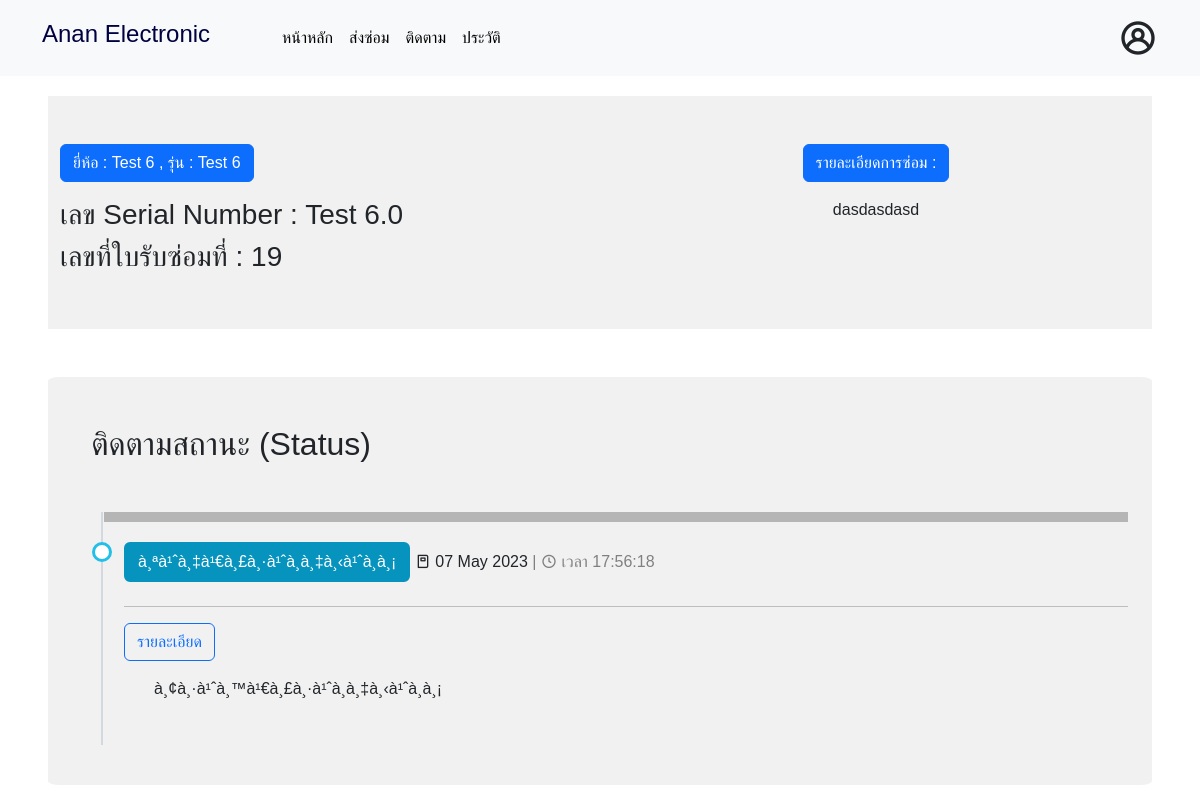
Page /status_detail.php?id=19 (signed in) on the earlier database version.
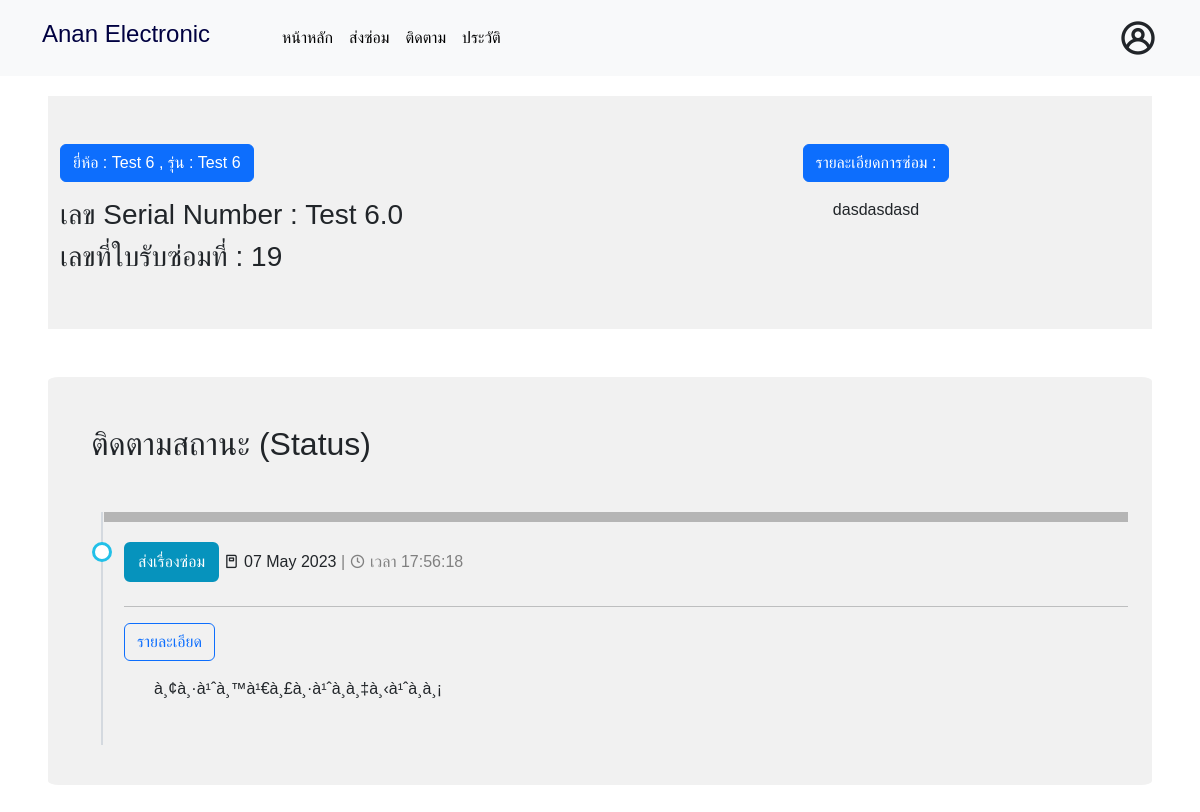
Same page on the later database version.
### tables this page shows
CREATE TABLE `repair_status` (
  `rs_id` int(6) NOT NULL,
  `get_r_id` int(6) DEFAULT NULL,
  `rs_date_time` datetime(6) DEFAULT NULL,
  `rs_detail` varchar(255) DEFAULT NULL,
  `status_id` int(6) DEFAULT NULL,
  `del_flg` tinyint(1) NOT NULL DEFAULT 0 COMMENT 'ลบ = 1',
  `e_id` varchar(6) NOT NULL COMMENT 'ไอดีพนักงาน',
  `rs_conf` int(1) DEFAULT NULL COMMENT 'NULL - ทั่วไป\r\n0 - รอการดำเนอนการ\r\n1 - ยืนยัน\r\n2 - ยกเลิก',
  `rs_conf_date` datetime DEFAULT NULL,
  `rs_cancel_detail` varchar(255) DEFAULT NULL,
  `get_d_id` varchar(6) DEFAULT NULL COMMENT 'ไอดีรายละเอียดการซ่อม'
);

CREATE TABLE `status_type` (
  `status_id` int(6) NOT NULL,
  `status_name` varchar(255) DEFAULT NULL,
  `status_color` varchar(50) DEFAULT NULL,
  `del_flg` tinyint(1) NOT NULL DEFAULT 0 COMMENT 'ลบ = 1',
  `value_code` varchar(10) DEFAULT NULL COMMENT 'เก็บชื่อย่อ'
);

### status_detail.php (the view, shortened to what this page needs)
<?php
include('database/condb.php');
$id = $_SESSION['id'];
$id_g = $_GET['id'];
$sql1 = "SELECT * FROM get_repair
LEFT JOIN repair ON repair.r_id = get_repair.r_id
WHERE repair.m_id = '$id' AND get_repair.get_r_id = '$id_g'";
$result1 = mysqli_query($conn, $sql1);
$row1 = mysqli_fetch_array($result1);
?>
<!DOCTYPE html>
<html lang="en">
<head>
    <link rel="stylesheet" href="https://cdn.jsdelivr.net/npm/bootstrap@5.2.3/dist/css/bootstrap.min.css">
    <link rel="stylesheet" href="https://unicons.iconscout.com/release/v4.0.8/css/line.css">
    <link rel="stylesheet" href="css/status_ok_problem_ok.css">
    <link rel="stylesheet" href="https://cdnjs.cloudflare.com/ajax/libs/font-awesome/4.7.0/css/font-awesome.min.css">
    <link rel="stylesheet" href="https://cdn.jsdelivr.net/npm/sweetalert2@11/dist/sweetalert2.min.css">
</head>
<body>
    <?php
    if ($row1 > 0) {
        include('bar/topbar_invisible.php');
    }
    $id_get_r = $_GET['id'];
    $sql = "SELECT * FROM get_repair
        LEFT JOIN repair_status ON get_repair.get_r_id = repair_status.get_r_id
        LEFT JOIN status_type ON repair_status.status_id  = status_type.status_id
        WHERE get_repair.get_r_id = $id_get_r AND repair_status.del_flg = '0' ORDER BY repair_status.rs_date_time DESC;";
    $result = mysqli_query($conn, $sql);
    $sql_c = "SELECT * FROM get_repair LEFT JOIN repair ON repair.r_id = get_repair.r_id WHERE get_r_id = '$id_get_r' AND repair.del_flg = '0'";
    $result_c = mysqli_query($conn, $sql_c);
    $row_c = mysqli_fetch_array($result_c);
    ?>
    <br><br>
    <div class="px-5 pt-5 repair">
        <div class="container">
            <div class="row">
                <div class="col-6 text-left" style="background-color: #F1F1F1;">
                    <h3 class="pt-5"><button class="btn btn-primary">ยี่ห้อ : <?= $row_c['r_brand'] ?> , รุ่น : <?= $row_c['r_model'] ?></button></h3>
                    <h3 class="pt-2">เลข Serial Number : <?= $row_c['r_serial_number'] ?></h3>
                    <h3 class="pb-5">เลขที่ใบรับซ่อมที่ : <?= $row_c['get_r_id'] ?></h3>
                </div>
                <div class="col-6" style="background-color: #F1F1F1;">
                    <h3 class="pt-5 text-center"><button class="btn btn-primary">รายละเอียดการซ่อม : </button></h3>
                    <p class="pt-2 text-center"><?= $row_c['get_r_detail'] ?>
                </div>
                <br>
            </div>
        </div>
        <div class="container my-5 p-4" style="background-color: #F1F1F1; border-radius : 1%;">
            <div class="row">
                <div class="col">
                    <br>
                    <h2 style="margin-left: 1.2rem;">ติดตามสถานะ (Status)</h2>
                    <br>
                    <ul class="timeline-3">
                        <?php
                        while ($row1 = mysqli_fetch_array($result)) {
                            $dateString = date('d-m-Y', strtotime($row1['rs_date_time']));
                            $date = DateTime::createFromFormat('d-m-Y', $dateString);
                            $formattedDate = $date->format('d F Y');
                        ?>
                            <hr style="border: 5px solid black;">
                            <li>
                                <h5 style="display:inline"><button class="btn btn-outline-secondary" style="color : white; background-color : <?= $row1['status_color'] ?>; border : 2px solid <?= $row1['status_color'] ?>;"><?= $row1['status_name'] ?></button></h5>
                                <h6 style="display:inline;"><i class="uil uil-book"></i>&nbsp;<?= $formattedDate ?></h6>
                                <p style="display:inline-block;color : gray"> | <i class="uil uil-clock"></i> เวลา <?= date('H:i:s', strtotime($row1['rs_date_time'])); ?></p>
                                <hr>
                                <h5 class="btn btn-outline-primary">รายละเอียด</h5>
                                <p class="mt-2" style="margin-left: 30px;"><?= $row1['rs_detail'] ?></p>
                            </li>
                            <br>
                        <?php } ?>
                    </ul>
                </div>
            </div>
        </div>
    </div>
    <br><br>
    <link rel="stylesheet" href="https://cdn.jsdelivr.net/npm/sweetalert2@11.0.10/dist/sweetalert2.min.css">
</body>
</html>

Differences in the rows shown:
changed through a linked row, repair_status "à¸¢à¸·à¹ˆà¸™à¹€à¸£à¸·à¹ˆà¸­à¸‡à¸‹à¹ˆà¸­à¸¡": status.status_name "à¸ªà¹ˆà¸‡à¹€à¸£à¸·à¹ˆà¸­à¸‡à¸‹à¹ˆà¸­à¸¡" → "ส่งเรื่องซ่อม"
